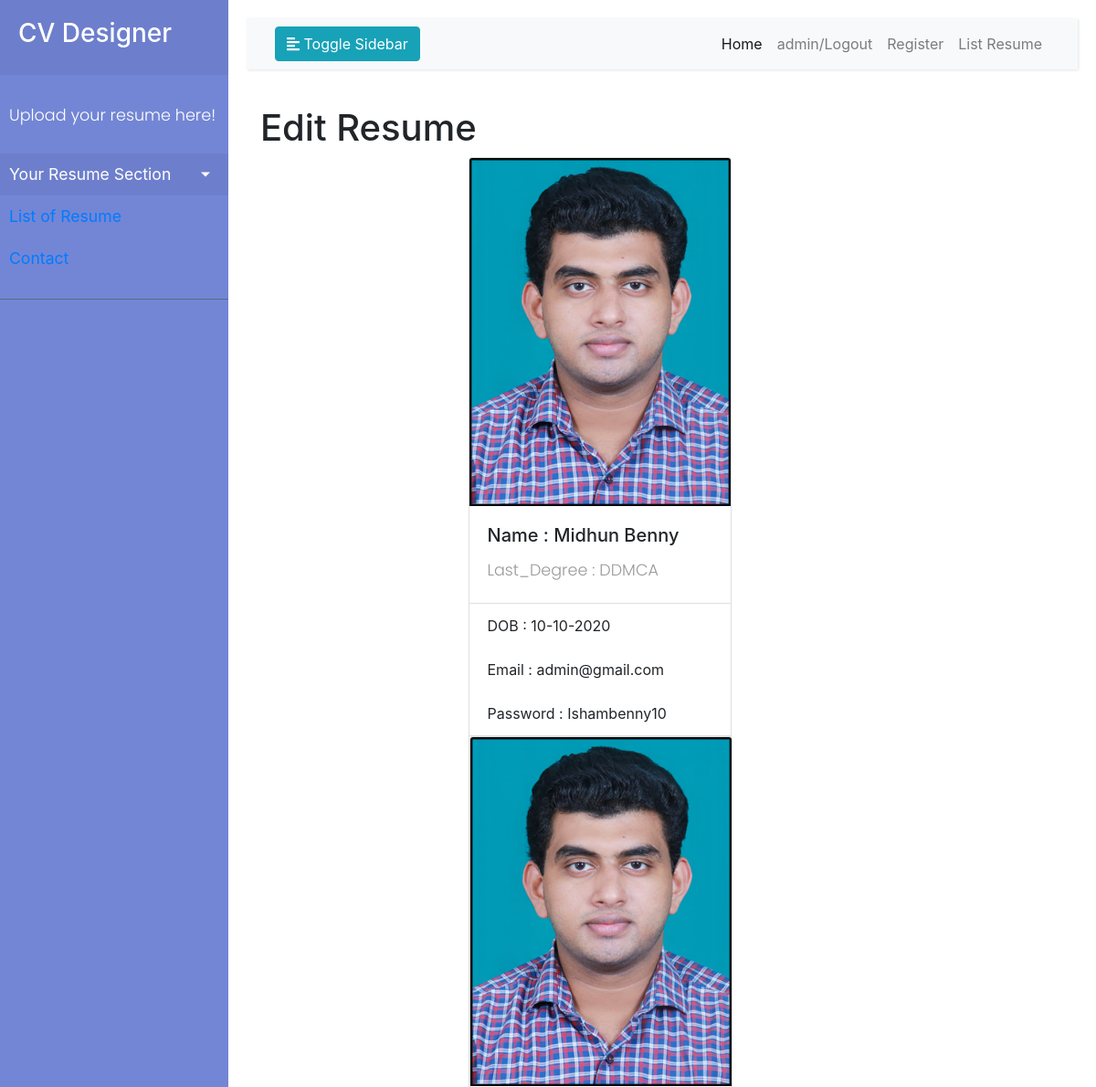
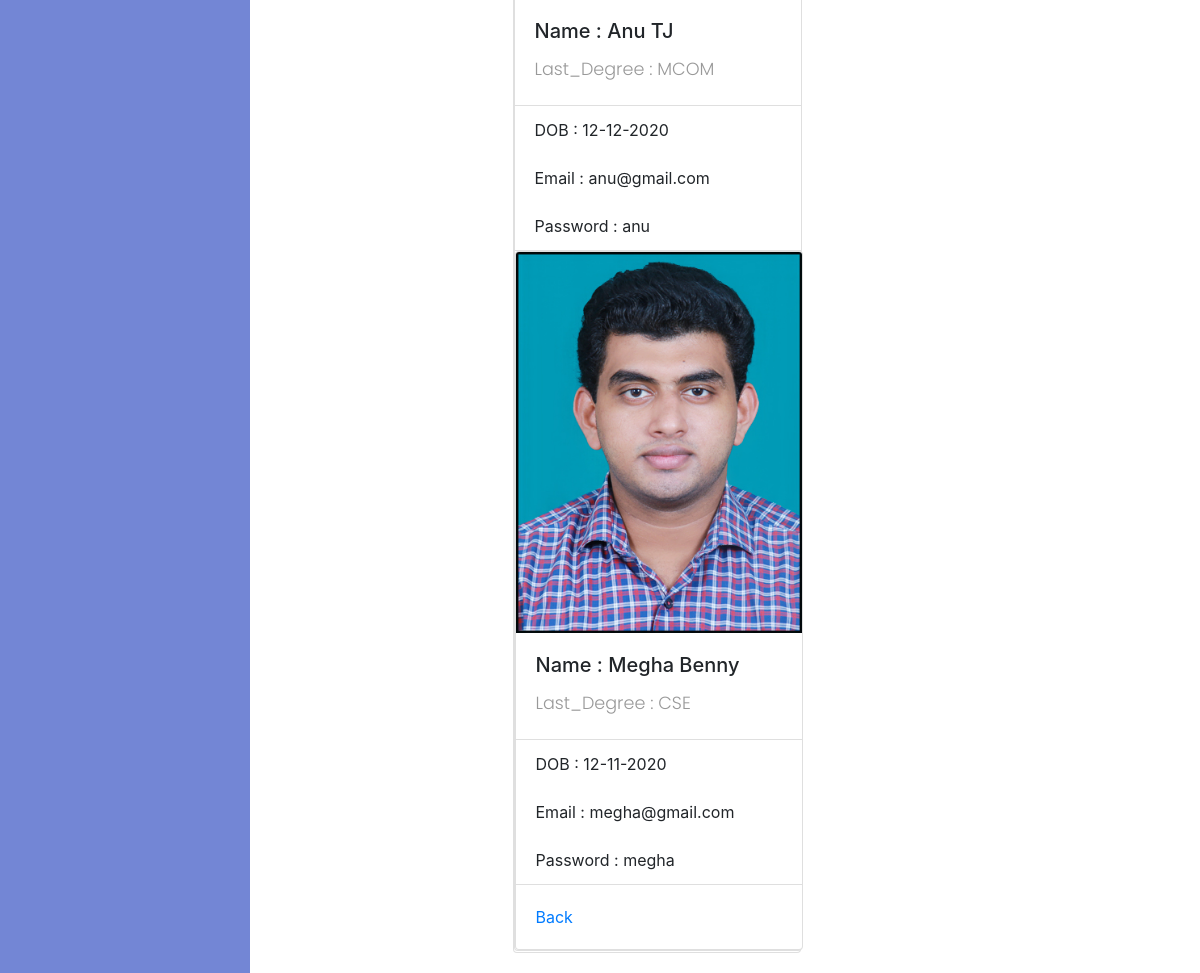
Screenshot of /listresume (signed in) with the database file from the repository (2 pictures, top to bottom).
### fresher/models.py (models this page shows)
class Resume(models.Model):
    Email = models.CharField(max_length=120)
    Password = models.CharField(max_length=25)
    Full_Name = models.CharField(max_length=120)
    DOB = models.CharField(max_length=120)
    Last_Degree = models.CharField(max_length=120)
    Profile_Picture = models.ImageField(default=None, upload_to="images")
    user = models.CharField(max_length=120)

### fresher/views.py (the view)
# urls.py: path("listresume", listResume, name="listresume"),
def listResume(request):
    obj = Resume.objects.all()
    context = {"list": obj}
    return render(request, "fresher/listresume.html", context)

### fresher/templates/fresher/listresume.html (shortened to what this page needs)
<!DOCTYPE html>
<html lang="en">
{% extends "fresher/index.html" %}
{% block body_block %}
<link rel="stylesheet" href="https://stackpath.bootstrapcdn.com/bootstrap/4.5.2/css/bootstrap.min.css">
<div class="container">
    <h1>Edit Resume</h1>
    <div class="row">
        <div class="col-3"></div>
        <div class="col-6">
            {% for data in list %}
           <div class="card" style="width: 18rem;">
  <img src="{{data.Profile_Picture.url}}" class="card-img-top" alt="...">
  <div class="card-body">
    <h5 class="card-title">Name : {{data.Full_Name}}</h5>
    <p class="card-text">Last_Degree : {{data.Last_Degree}}</p>
  </div>
  <ul class="list-group list-group-flush">
    <li class="list-group-item">DOB : {{data.DOB}}</li>
    <li class="list-group-item">Email : {{data.Email}}</li>
    <li class="list-group-item">Password : {{data.Password}}</li>
  </ul>
               {% endfor %}
  <div class="card-body">
    <a href="{% url 'home' %}" class="card-link">Back</a>
  </div>
</div>
        </div>
        <div class="col-3"></div>
    </div>
</div>
{% endblock %}

### fresher/templates/fresher/index.html (shortened to what this page needs)
<!DOCTYPE html>
<html>
{% load static %}
<head>
    <link rel="stylesheet" href="https://stackpath.bootstrapcdn.com/bootstrap/4.1.0/css/bootstrap.min.css">
    <link rel="stylesheet" href="{% static "css/style.css" %}">
</head>
<body>
    <div class="wrapper">
        <nav id="sidebar">
            <div class="sidebar-header">
                <h3>CV Designer</h3>
            </div>
            <ul class="list-unstyled components">
                <p>Upload your resume here!</p>
                <li class="active">
                    <a href="#homeSubmenu" data-toggle="collapse" aria-expanded="false" class="dropdown-toggle"> Your Resume Section</a>
                </li>
                <li>
                    <a href="{% url 'listresume' %}">List of Resume</a>
                </li>
               <li>
                <li>
                    <a href="{% url 'contact' %}">Contact</a>
                </li>
            </ul>
        </nav>
        <div id="content">
            <nav class="navbar navbar-expand-lg navbar-light bg-light">
                <div class="container-fluid">
                    <button type="button" id="sidebarCollapse" class="btn btn-info">
                        <i class="fas fa-align-left"></i>
                        <span>Toggle Sidebar</span>
                    </button>
                    <div class="collapse navbar-collapse" id="navbarSupportedContent">
                        <ul class="nav navbar-nav ml-auto">
                            <li class="nav-item active">
                                <a class="nav-link" href="{% url 'home' %}">Home</a>
                            </li>
                            {% if request.user %}
                            <li class="nav-item">
                                <a class="nav-link" href="{% url 'logoutPage'  %}">{{request.user}}/Logout</a>
                            </li>
                             {% endif %}
                            <li class="nav-item">
                                <a class="nav-link" href="{% url 'register' %}">Register</a>
                            </li>
                            <li class="nav-item">
                                <a class="nav-link" href="{% url 'listresume' %}">List Resume</a>
                            </li>
                        </ul>
                    </div>
                </div>
            </nav>
            {% block body_block %}
            {% endblock %}
        </div>
    </div>
</body>
</html>

### fresher/static/css/style.css (style rules this page uses)
body { font-family: 'Poppins', sans-serif; background: #fafafa; }
p { font-family: 'Poppins', sans-serif; font-size: 1.1em; font-weight: 300; line-height: 1.7em; color: #999; }
a, a:hover, a:focus { color: inherit; text-decoration: none; transition: all 0.3s; }
.navbar { padding: 15px 10px; background: #fff; border: none; border-radius: 0; margin-bottom: 40px; box-shadow: 1px 1px 3px rgba(0, 0, 0, 0.1); }
.wrapper { display: flex; width: 100%; align-items: stretch; }
#sidebar { min-width: 250px; max-width: 250px; background: #7386D5; color: #fff; transition: all 0.3s; }
#sidebar .sidebar-header { padding: 20px; background: #6d7fcc; }
#sidebar ul.components { padding: 20px 0; border-bottom: 1px solid #47748b; }
#sidebar ul p { color: #fff; padding: 10px; }
#sidebar ul li a { padding: 10px; font-size: 1.1em; display: block; }
#sidebar ul li.active>a, a[aria-expanded="true"] { color: #fff; background: #6d7fcc; }
a[data-toggle="collapse"] { position: relative; }
.dropdown-toggle::after { display: block; position: absolute; top: 50%; right: 20px; transform: translateY(-50%); }
#content { width: 100%; padding: 20px; min-height: 100vh; transition: all 0.3s; }

### rows the page displays
Resume: Profile_Picture (picture), Full_Name "Midhun Benny", Last_Degree "DDMCA", DOB "10-10-2020", Email "admin@gmail.com", Password "Ishambenny10"
Resume: Profile_Picture (picture), Full_Name "Anu TJ", Last_Degree "MCOM", DOB "12-12-2020", Email "anu@gmail.com", Password "anu"
Resume: Profile_Picture (picture), Full_Name "Megha Benny", Last_Degree "CSE", DOB "12-11-2020", Email "megha@gmail.com", Password "megha"

### other values shown
{{ request.user }} "admin"
